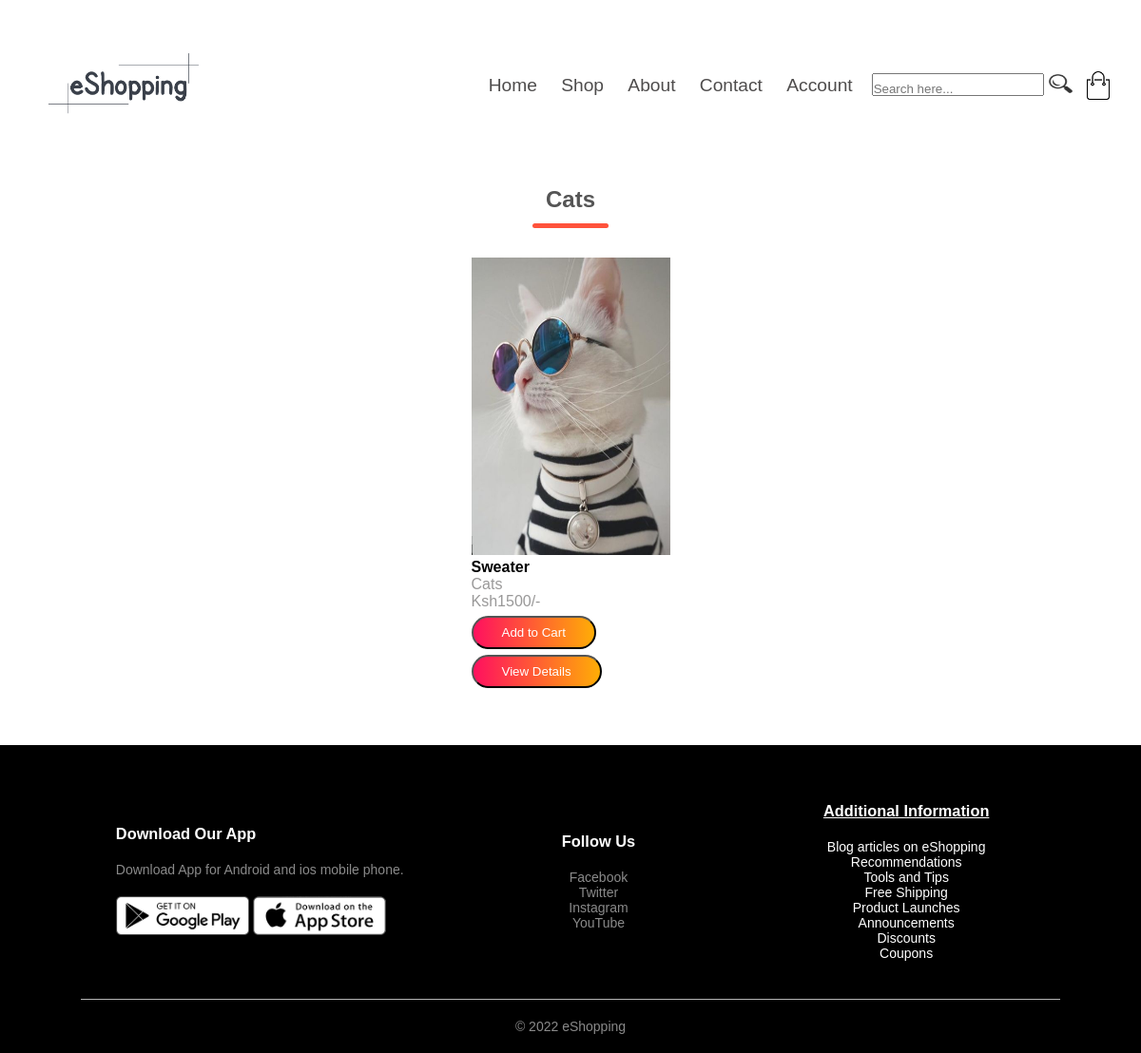
/Account/Cats.php, run on the app's committed database.
### tables this page shows
CREATE TABLE `tbl_product` (
  `product_id` int(11) NOT NULL,
  `product_name` varchar(25) DEFAULT NULL,
  `product_description` text DEFAULT NULL,
  `product_image` varchar(40) DEFAULT NULL,
  `unit_price` double DEFAULT NULL,
  `available_quantity` int(11) DEFAULT NULL,
  `subcategory_name` text DEFAULT NULL,
  `category_name` text NOT NULL,
  `product_keywords` varchar(50) NOT NULL,
  `created_at` datetime DEFAULT current_timestamp(),
  `updated_at` datetime DEFAULT current_timestamp(),
  `added_by` int(11) DEFAULT NULL,
  `is_deleted` int(11) DEFAULT NULL
);

### Account/Cats.php (the view, shortened to what this page needs)
<?php
require("connection.php");
mysqli_query($conn, "DELETE FROM product");
?>
<!DOCTYPE html>
<html lang="en">
<head>
    <link rel="stylesheet" href="Products.css">
</head>
<body>
<div class="header">
    <div class="container">
        <div class="navbar">
            <a href="../Homepage/home.php">
            <div class="logo">
                <img src="../Homepage/Logo.png" width="200px">
            </div>
            </a>
            <nav>
                <ul id="MenuItems">
                    <li><a href="../Homepage/home.php">Home</a></li>
                    <li><a href="../Homepage/Shoppage.php">Shop</a></li>
                    <li><a href="../About/About.php">About</a></li>
                    <li><a href="../Contact%20Us/Contact.php">Contact</a></li>
                    <li><a href="../Account/Account.php">Account</a></li>
                </ul>
        </nav>
        <form action="../Homepage/results.php" class="" method="get">
                    <input type="search" name="user_query" placeholder="Search here..." class="searchbar">
                    <button type="submit" name="search" class="btn2"><img src="../Account/Searchicon.png" class="icon" id="image"></button>
                </form>
            <img onclick="window.location.href='../Account/Cart.php';" src="../eShopping/images/cart.png" width="30px" height="30px">
        </div>
    </div>
</div>
<?php
   $select = mysqli_query($conn, "SELECT * FROM tbl_product WHERE subcategory_name='Cats'");
?>
<div class="small-container">
    <h2 class="title">Cats</h2>
    <div class="row">
       <?php while($row = mysqli_fetch_assoc($select)){ ?>
        <form action="" method="post">
        <div class="col-4">
        <img class="image" src="uploaded_img/<?php echo $row['product_image']; ?>" height="100" alt="">
            <h4><?php echo $row['product_name']; ?></h4>
            <p><?php echo $row['subcategory_name']; ?></p>
            <p>Ksh<?php echo $row['unit_price']; ?>/-</p>
            <input type="submit" class="btn" value="Add to Cart" name="add_to_cart"><br>
            <input type="submit" class="btn" value="View Details" name="add_to_product">
        </div>
        </form>
        <?php } ?>
    </div>
</div>
<div class="footer">
    <div class="small-container">
        <div class="row">
            <div class="footer-col-1">
                <h3>Download Our App</h3>
                <p>Download App for Android and ios mobile phone.</p>
                <div class="app-logo">
                    <img src="../eShopping/images/play-store.png">
                    <img src="../eShopping/images/app-store.png">
                </div>
            </div>
            <div class="footer-col-4">
                <h3>Follow Us</h3>
                <ul>
                    <li>
                        Facebook
                    </li>
                    <li>
                        Twitter
                    </li>
                    <li>
                        Instagram
                    </li>
                    <li>
                        YouTube
                    </li>
                </ul>
            </div>
            <div class="footer-col-3">
                <h3>Additional Information</h3>
                <ul>
                    <li>
                        <a href="../Content/Blog articles on eShopping.html">Blog articles on eShopping</a>
                    </li>
                    <li>
                        <a href="../Content/Recommendations.html">Recommendations</a>
                    </li>
                    <li>
                        <a href="../Content/Tools%20and%20Tips.html">Tools and Tips</a>
                    </li>
                    <li>
                        <a href="../Offers/Free%20Shipping.html">Free Shipping</a>
                    </li>
                    <li>
                        <a href="../Updates/Product%20Launches.html">Product Launches</a>
                    </li>
                    <li>
                        <a href="../Updates/Announcements.html">Announcements</a>
                    </li>
                    <li>
                        <a href="../Offers/Discounts.html">Discounts</a>
                    </li>
                    <li>
                        <a href="../Offers/Coupons.html">Coupons</a>
                    </li>
                </ul>
            </div>
        </div>
        <hr>
        <p class="copyright">&#169; 2022 eShopping</p>
    </div>
</div>
</body>
</html>

### Account/Products.css (style rules this page uses)
* { margin: 0; padding: 0; box-sizing: border-box; }
body { font-family: 'Quicksand', sans-serif; }
.navbar { font-size: 120%; width: 95%; margin: auto; padding: 35px 0; display: flex; align-items: center; justify-content: space-between; }
nav { flex: 1; text-align: right; }
nav ul { display: inline-block; list-style-type: none; }
nav ul li { display: inline-block; margin-right: 20px; position: relative; }
nav ul li a { width:180px; height:60px; text-decoration: none; color: rgb(78, 76, 76); }
.navbar ul li::after { content: ''; height: 3px; width: 0; background: #6a6969; position: absolute; left: 0; bottom: -10px; transition: 0.5s; }
.title { text-align: center; margin: 0 auto 80px; position: relative; line-height: 60px; color: #555; margin-bottom: 2%; }
.title::after { content: ''; background: #ff523b; width: 80px; height: 5px; border-radius: 5px; position: absolute; bottom: 0; left: 50%; transform: translateX(-50%); }
.btn { display: inline-block; background: linear-gradient(to right,#ff105f,#ffad06); color: #fff; padding: 8px 30px; margin: 30px 0; border-radius: 30px; transition: background 0.5s; margin-bottom: 0px; margin-top: 6px; }
.icon { height: 20px; width: 25px; margin-left:0px; margin-right: 12px; }
.btn2 { background-color: #fff; border: none; text-decoration: none; }
.searchbar { width:auto; height: 24px; padding-top: 10px; padding-bottom: 2px; }
.small-container { max-width: 1080px; margin: auto; padding-left: 25px; padding-right: 25px; }
.row { display: flex; align-items: center; flex-wrap: wrap; justify-content: space-around; }
.col-4 p { color: rgba(110, 108, 108, 0.7); }
.col-4 { flex-basis: 25%; padding: 10px; min-width: 200px; margin-bottom: 50px; transition: transform 0.5s; }
.col-4 img { width: 100%; height:100%; }
img { max-width: 100%; height: auto; }
.image { width:209px !important; height: 313px !important; }
.footer { background: #000; color: #8a8a8a; font-size: 14px; padding: 60px 0 20px; }
.footer p { color: #8a8a8a; }
.footer h3 { color: #fff; margin-bottom: 20px; }
.footer-col-1, .footer-col-2, .footer-col-3, .footer-col-4 { min-width: 250px; margin-bottom: 20px; }
.footer-col-1 { flex-basis: 30%; }
.footer-col-3, .footer-col-4 { flex-basis: 12%; text-align: center; }
.footer-col-3 h3 { text-decoration: underline; }
ul { list-style-type: none; }
.app-logo { margin-top: 20px; }
.app-logo img { width: 140px; }
.footer hr { border: none; background: #b5b5b5; height: 1px; margin: 20px 0; }
a { text-decoration: none; color: rgb(255, 255, 255); }
.copyright { text-align: center; }

### data on the page
tbl_product: product_image (picture), product_name "Sweater", subcategory_name "Cats", unit_price "1500"
